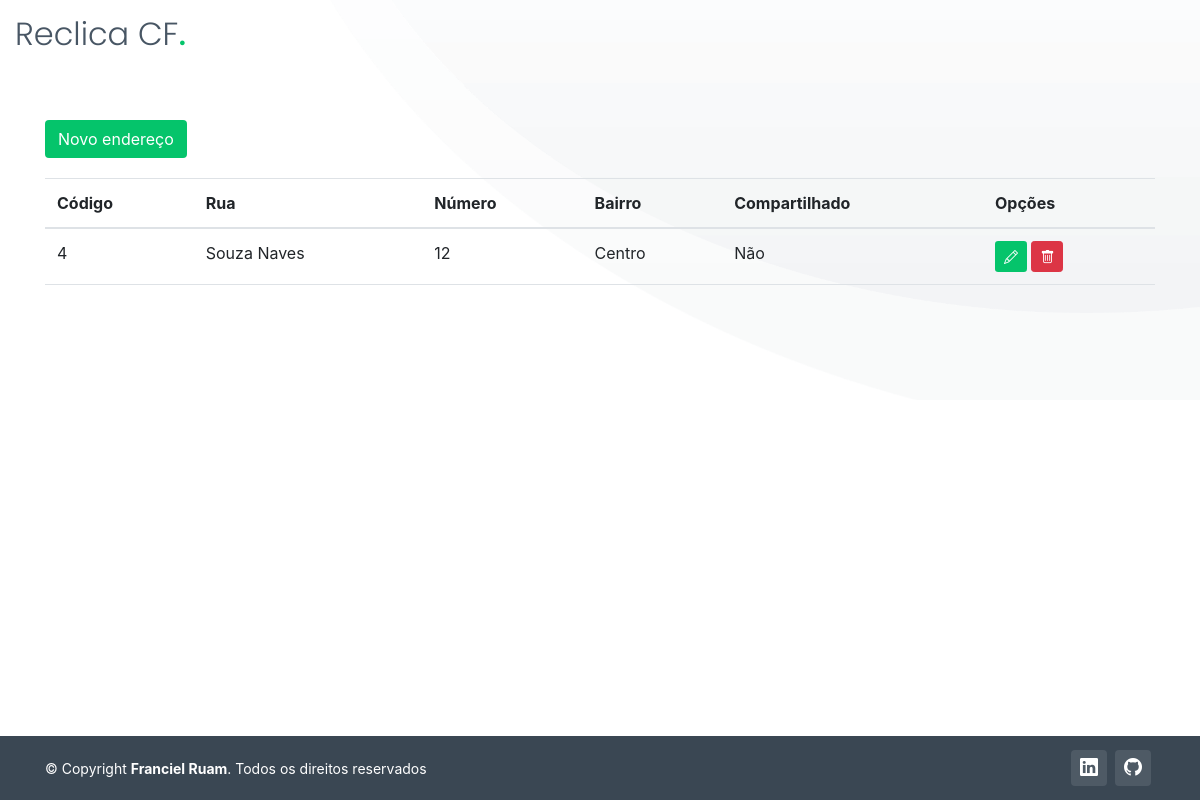
/listar/enderecos/ (signed in), run on an earlier commit of the app's database.
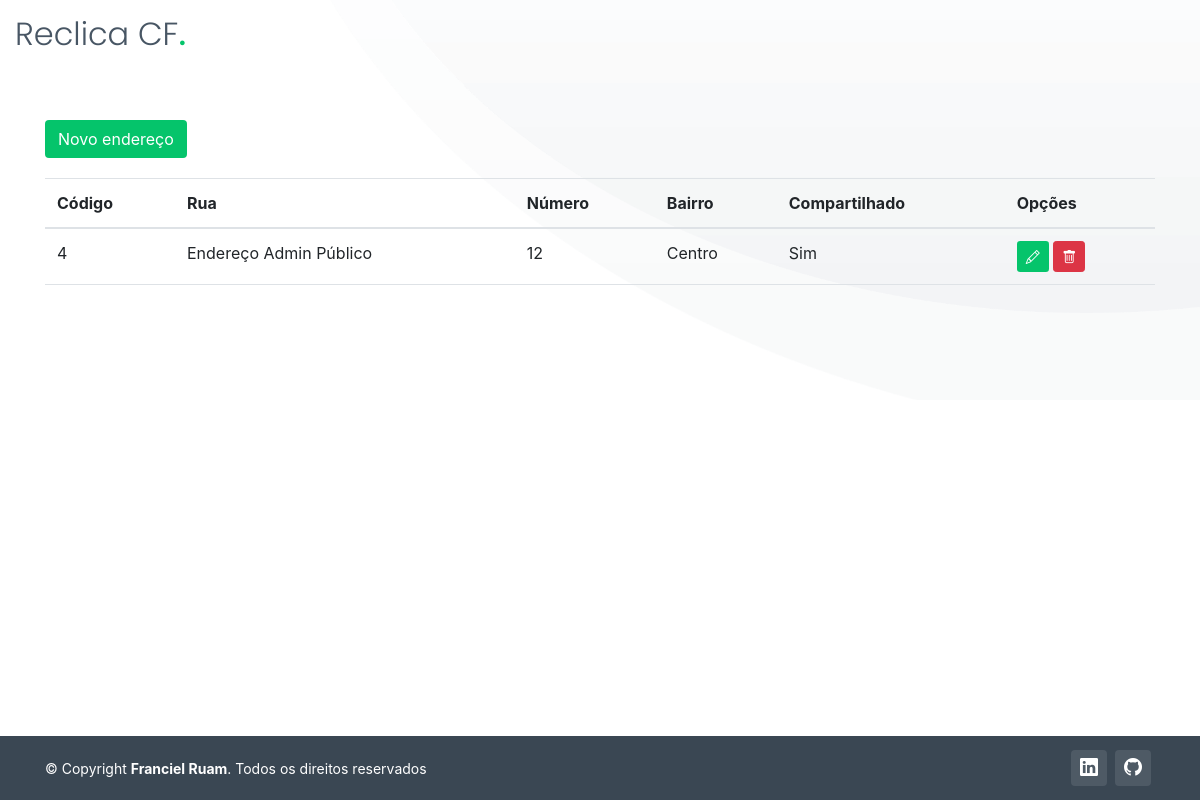
And on a later commit of the database.
### cadastro/models.py (models this page shows, shortened)
class Endereco_Armazenamento(models.Model):
    cep = models.IntegerField(verbose_name="CEP")
    bairro = models.CharField(max_length=150, verbose_name="Bairro")
    rua = models.CharField(max_length=50, verbose_name="Rua")
    numero = models.IntegerField(verbose_name="Nº")
    endereco_compartilhado = models.BooleanField(
        verbose_name="Endereço Compartilhado?", help_text="Este endereço será compartilhado para outros usuários")
    observacao = models.CharField(max_length=255, blank=True, null=True, verbose_name="Observação")
    data_cadastro = models.DateTimeField(verbose_name="Data Cadastro", auto_now_add=True)
    status = models.CharField(max_length=1, default="A")
    cidade = models.ForeignKey(Cidade, on_delete=models.PROTECT)
    categoria = models.ManyToManyField(Categoria)
    usuario = models.ForeignKey(User, on_delete=models.PROTECT)

### cadastro/views.py (the view)
# urls.py: path('listar/enderecos/', EnderecoArmazenamentoList.as_view(), name='listar-endereco'),
class EnderecoArmazenamentoList(LoginRequiredMixin, ListView):
    model = Endereco_Armazenamento
    template_name = "cadastro/listas/enderecos.html"
    def get_queryset(self):
        self.object_list = Endereco_Armazenamento.objects.filter(usuario=self.request.user)
        return self.object_list

### cadastro/templates/cadastro/listas/enderecos.html (shortened to what this page needs)
{% extends 'paginas/modelo.html' %}
{% load static %}
{% block conteudo2 %}
<div id="hero-animated" class="hero-animated">
    <div class="container">
        <a href="{% url 'cadastrar-endereco' %}" class="btn btn-success float-left"
            style="margin-bottom: 20px; background-color: #05c46b; border-color: transparent;">
            Novo endereço
        </a>
        <div class="table-responsive">
            <table class="table">
                <thead>
                    <tr>
                        <th>Código</th>
                        <th>Rua</th>
                        <th>Número</th>
                        <th>Bairro</th>
                        <th>Compartilhado</th>
                        <th>Opções</th>
                    </tr>
                </thead>
                <tbody>
                    {% for obj in object_list %}
                    <tr>
                        <td>{{ obj.pk }}</td>
                        <td>{{ obj.rua }}</td>
                        <td>{{ obj.numero }}</td>
                        <td>{{ obj.bairro }}</td>
                        {% if obj.endereco_compartilhado %}
                        <td>Sim</td>
                        {% else %}
                        <td>Não</td>
                        {% endif %}
                        <td>
                            <a href="{% url 'editar-endereco' obj.pk %}" class="btn btn-success btn-sm" title="Editar"
                                style="background-color: #05c46b; border-color: transparent;">
                                <i class="bi bi-pencil" aria-hidden="true"></i>
                            </a>
                            <a href="{% url 'excluir-endereco' obj.pk %}" class="btn btn-danger btn-sm" title="Excluir">
                                <i class="bi bi-trash" aria-hidden="true"></i>
                            </a>
                        </td>
                    </tr>
                    {% empty %}
                    <tr>
                        <td colspan="100%">Nenhum registro encontrado.</td>
                    </tr>
                    {% endfor %}
                </tbody>
            </table>
        </div>
    </div>
</div>
{% endblock %}

What changed in the data, as far as the page shows it:
changed Endereco_Armazenamento "Centro": rua "Souza Naves" → "Endereço Admin Público"; endereco_compartilhado "Não" → "Sim"
